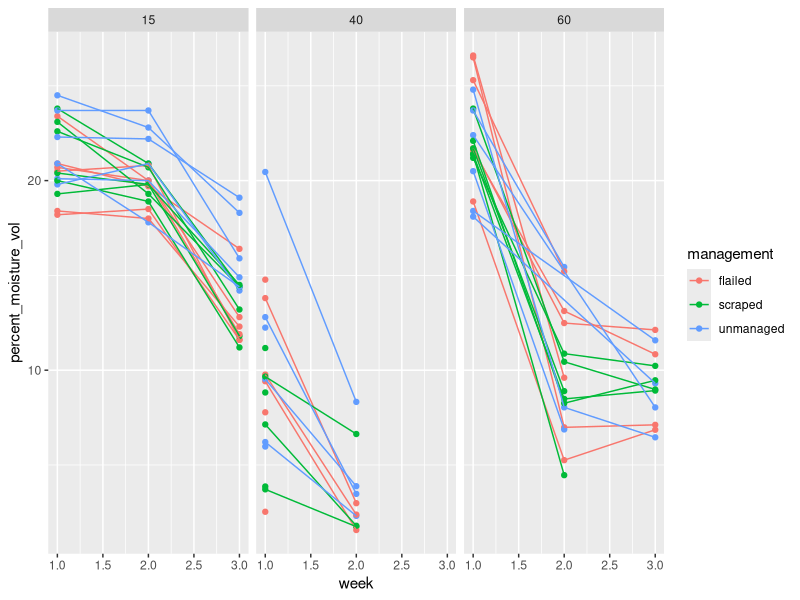
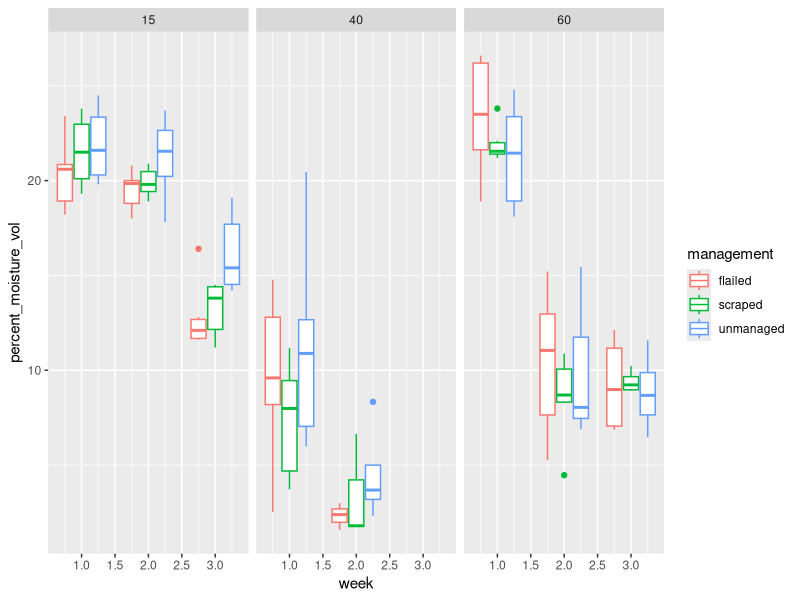
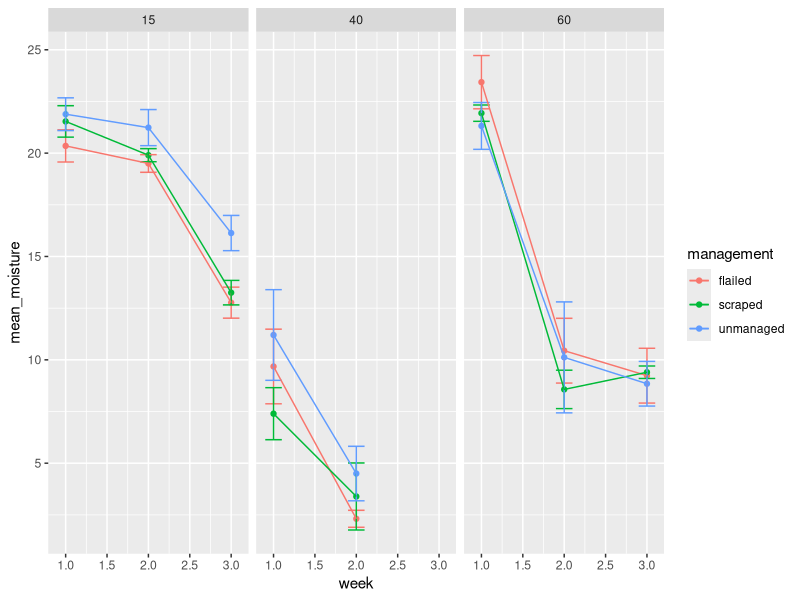
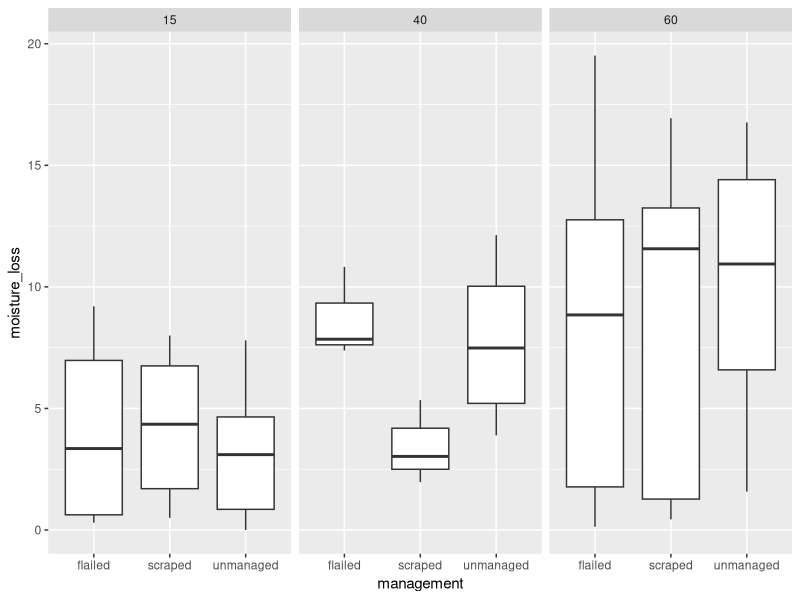

Write the R code that produced these figures, in order.

library(tidyverse)

#read the data from 2019, make a dataframe with only the columns we want
moisture19<-read_csv("soil_moisture_2019.csv")%>%
  select(1, 2, 3, 4, 6, 15)

colnames(moisture19)<-c("farm", "management", "block", "age", "week", "prop_moisture_vol")

moisture_man<-moisture19%>%
  filter(!is.na(prop_moisture_vol))%>%
  mutate(percent_moisture_vol=prop_moisture_vol*100)

ggplot(data=moisture_man, aes(x=week, y=percent_moisture_vol, color=management)) + 
  geom_point()+
  geom_line(aes(group=interaction(block, management)))+
  facet_wrap(~age)

ggplot(data=moisture_man, aes(x=week, y=percent_moisture_vol, color=management)) + 
  geom_boxplot(aes(group=interaction(week, management)))+
 # geom_line(aes(group=interaction(block, management)))+
  facet_wrap(~age)

calcSE<-function(x){
  x <- x[!is.na(x)]
  sd(x)/sqrt(length(x))
}

mm_agg<-moisture_man%>%
  group_by(management, age, week)%>%
  summarize(mean_moisture=mean(percent_moisture_vol),
            se_moisture=calcSE(percent_moisture_vol))

ggplot(data=mm_agg, aes(x=week, y=mean_moisture, color=management)) + 
  geom_point()+
  geom_errorbar(aes(ymin=mean_moisture-se_moisture, ymax=mean_moisture+se_moisture), width=.2)+
  geom_line()+
  facet_wrap(~age)

mm_loss<-moisture_man%>%
  select(-6)%>%
  spread(week, percent_moisture_vol)
colnames(mm_loss)<-c("farm", "management", "block", "age", "week1", "week2", "week3")

mmloss1<-mm_loss%>%
  mutate(loss1=week2-week1, loss2=week3-week2)%>%
  select(-(5:7))%>%
  gather("week", "moisture_loss", loss1, loss2)%>%
  mutate(moisture_loss=abs(moisture_loss))%>%
  filter(!is.na(moisture_loss))

ggplot(mmloss1, aes(management, moisture_loss))+
  geom_boxplot()+
  facet_wrap(~age)



